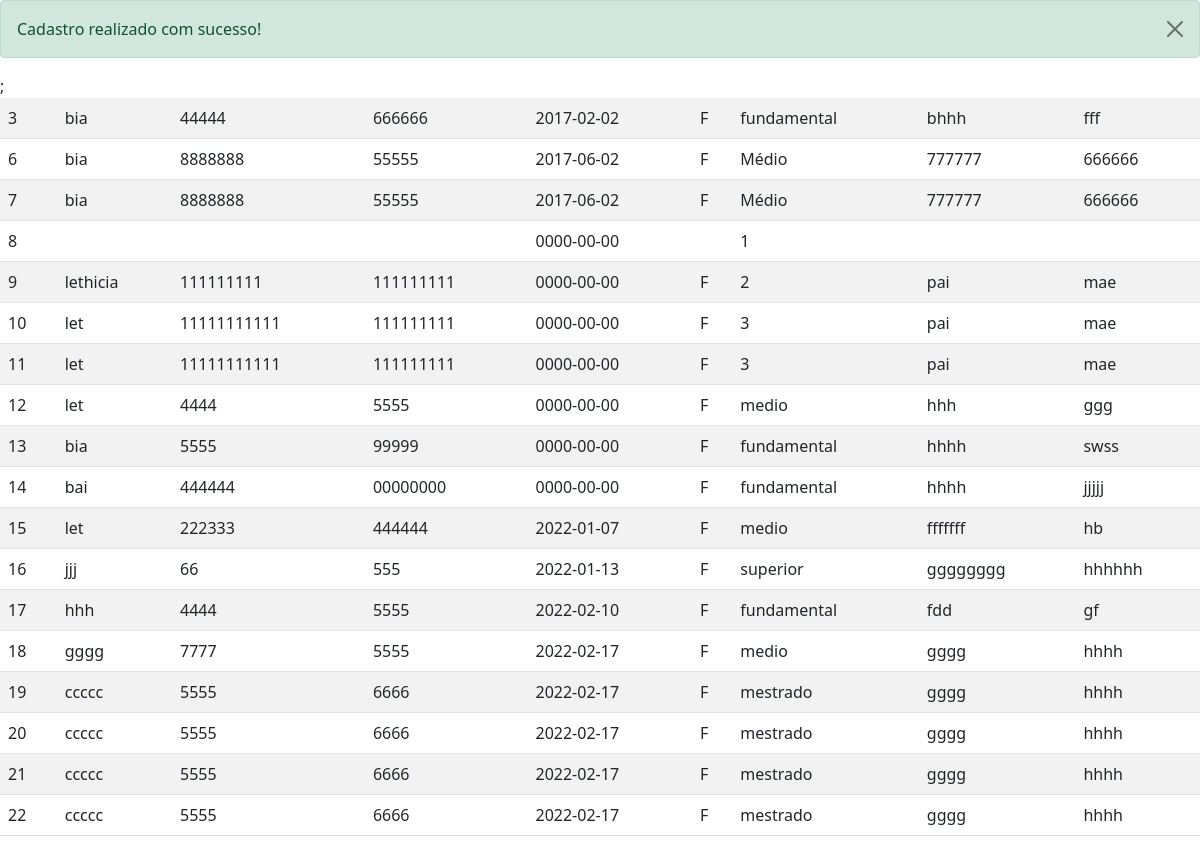
Screenshot of /aulasbd/cliente/inserir_cli.php with the database file from the repository.
### tables this page shows
CREATE TABLE IF NOT EXISTS `cliente` (
  `id_cli` int(11) NOT NULL AUTO_INCREMENT,
  `nome_cli` varchar(30) DEFAULT NULL,
  `cpf_cli` varchar(11) NOT NULL,
  `rg_cli` varchar(9) NOT NULL,
  `dt_nascimento_cli` date DEFAULT NULL,
  `sexo_cli` char(1) DEFAULT NULL,
  `escolaridade_cli` varchar(30) DEFAULT NULL,
  `nome_pai_cli` varchar(30) DEFAULT NULL,
  `nome_mae_cli` varchar(30) DEFAULT NULL,
  PRIMARY KEY (`id_cli`)
);

### aulasbd/cliente/lista_cli.php (the view)
<?php
 $con = mysqli_connect("localhost", "root", "", "base");
 $sql = "select * from cliente;";
 $dados = mysqli_query($con,$sql);
 echo "<table class='table table-striped'>";
 while($info = mysqli_fetch_array($dados)){
    echo "<tr> <td>" . $info['id_cli'] . "</td>";
    echo "<td>" . $info['nome_cli'] ."</td>";
    echo "<td>" . $info['cpf_cli'] ."</td>";
    echo "<td>" . $info['rg_cli'] ."</td>";
    echo "<td>" . $info['dt_nascimento_cli'] ."</td>";
    echo "<td>" . $info['sexo_cli'] ."</td>";
    echo "<td>" . $info['escolaridade_cli'] ."</td>";
    echo "<td>" . $info['nome_pai_cli'] ."</td>";
    echo "<td>" . $info['nome_mae_cli'] ."</td> </tr>";
 }
?>

### aulasbd/cliente/inserir_cli.php (shortened to what this page needs)
<!doctype html>
<html lang="en">
  <head>
    <link href="https://cdn.jsdelivr.net/npm/bootstrap@5.1.3/dist/css/bootstrap.min.css" rel="stylesheet">
  </head>
  <body >
  <?php
    $con = mysqli_connect("localhost", "root", "", "base");
    $nome = $_POST["nome_cli"];
    $cpf = $_POST["cpf_cli"];
    $rg =$_POST["rg_cli"];
    $data = $_POST["dt_nascimento_cli"];
    $sexo = $_POST["sexo_cli"];
    $escolaridade = $_POST["escolaridade_cli"];
    $nomePai = $_POST["nome_pai_cli"];
    $nomeMae = $_POST["nome_mae_cli"];
    $sql = "insert into cliente values";
    $sql .= "('0', '$nome', '$cpf', '$rg', '$data', '$sexo', '$escolaridade', '$nomePai', '$nomeMae')";
    $result = mysqli_query($con, $sql);
    if($result){
         echo "<div class='alert alert-success alert-dismissible fade show' role='alert'>
         Cadastro realizado com sucesso!
         <button type='button' class='btn-close' data-bs-dismiss='alert' aria-label='Close'></button>
       </div>;";
        include "lista_cli.php";
    }else{
        echo "<div class='alert alert-danger alert-dismissible fade show' role='alert'>
        Erro ao realizar o cadastro
        <button type='button' class='btn-close' data-bs-dismiss='alert' aria-label='Close'></button>
      </div>;";
    }
?>
  </body>
</html>

### rows the page displays
cliente: id_cli "3", nome_cli "bia", cpf_cli "44444", rg_cli "666666", dt_nascimento_cli "2017-02-02", sexo_cli "F", escolaridade_cli "fundamental", nome_pai_cli "bhhh", nome_mae_cli "fff"
cliente: id_cli "6", nome_cli "bia", cpf_cli "8888888", rg_cli "55555", dt_nascimento_cli "2017-06-02", sexo_cli "F", escolaridade_cli "Médio", nome_pai_cli "777777", nome_mae_cli "666666"
cliente: id_cli "7", nome_cli "bia", cpf_cli "8888888", rg_cli "55555", dt_nascimento_cli "2017-06-02", sexo_cli "F", escolaridade_cli "Médio", nome_pai_cli "777777", nome_mae_cli "666666"
cliente: id_cli "8", dt_nascimento_cli "0000-00-00", escolaridade_cli "1"
cliente: id_cli "9", nome_cli "lethicia", cpf_cli "111111111", rg_cli "111111111", dt_nascimento_cli "0000-00-00", sexo_cli "F", escolaridade_cli "2", nome_pai_cli "pai", nome_mae_cli "mae"
cliente: id_cli "10", nome_cli "let", cpf_cli "11111111111", rg_cli "111111111", dt_nascimento_cli "0000-00-00", sexo_cli "F", escolaridade_cli "3", nome_pai_cli "pai", nome_mae_cli "mae"
cliente: id_cli "11", nome_cli "let", cpf_cli "11111111111", rg_cli "111111111", dt_nascimento_cli "0000-00-00", sexo_cli "F", escolaridade_cli "3", nome_pai_cli "pai", nome_mae_cli "mae"
cliente: id_cli "12", nome_cli "let", cpf_cli "4444", rg_cli "5555", dt_nascimento_cli "0000-00-00", sexo_cli "F", escolaridade_cli "medio", nome_pai_cli "hhh", nome_mae_cli "ggg"
cliente: id_cli "13", nome_cli "bia", cpf_cli "5555", rg_cli "99999", dt_nascimento_cli "0000-00-00", sexo_cli "F", escolaridade_cli "fundamental", nome_pai_cli "hhhh", nome_mae_cli "swss"
cliente: id_cli "14", nome_cli "bai", cpf_cli "444444", rg_cli "00000000", dt_nascimento_cli "0000-00-00", sexo_cli "F", escolaridade_cli "fundamental", nome_pai_cli "hhhh", nome_mae_cli "jjjjj"
cliente: id_cli "15", nome_cli "let", cpf_cli "222333", rg_cli "444444", dt_nascimento_cli "2022-01-07", sexo_cli "F", escolaridade_cli "medio", nome_pai_cli "fffffff", nome_mae_cli "hb"
cliente: id_cli "16", nome_cli "jjj", cpf_cli "66", rg_cli "555", dt_nascimento_cli "2022-01-13", sexo_cli "F", escolaridade_cli "superior", nome_pai_cli "gggggggg", nome_mae_cli "hhhhhh"
cliente: id_cli "17", nome_cli "hhh", cpf_cli "4444", rg_cli "5555", dt_nascimento_cli "2022-02-10", sexo_cli "F", escolaridade_cli "fundamental", nome_pai_cli "fdd", nome_mae_cli "gf"
cliente: id_cli "18", nome_cli "gggg", cpf_cli "7777", rg_cli "5555", dt_nascimento_cli "2022-02-17", sexo_cli "F", escolaridade_cli "medio", nome_pai_cli "gggg", nome_mae_cli "hhhh"
cliente: id_cli "19", nome_cli "ccccc", cpf_cli "5555", rg_cli "6666", dt_nascimento_cli "2022-02-17", sexo_cli "F", escolaridade_cli "mestrado", nome_pai_cli "gggg", nome_mae_cli "hhhh"
cliente: id_cli "20", nome_cli "ccccc", cpf_cli "5555", rg_cli "6666", dt_nascimento_cli "2022-02-17", sexo_cli "F", escolaridade_cli "mestrado", nome_pai_cli "gggg", nome_mae_cli "hhhh"
cliente: id_cli "21", nome_cli "ccccc", cpf_cli "5555", rg_cli "6666", dt_nascimento_cli "2022-02-17", sexo_cli "F", escolaridade_cli "mestrado", nome_pai_cli "gggg", nome_mae_cli "hhhh"
cliente: id_cli "22", nome_cli "ccccc", cpf_cli "5555", rg_cli "6666", dt_nascimento_cli "2022-02-17", sexo_cli "F", escolaridade_cli "mestrado", nome_pai_cli "gggg", nome_mae_cli "hhhh"
